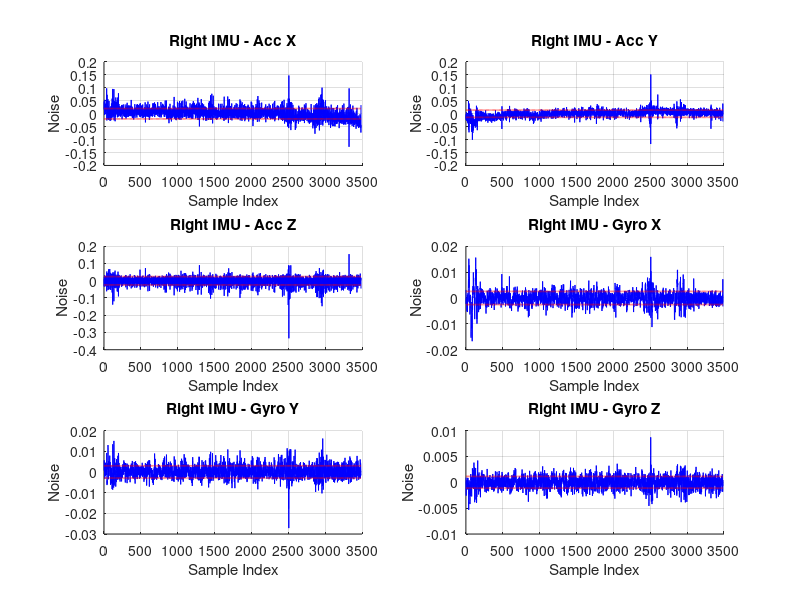
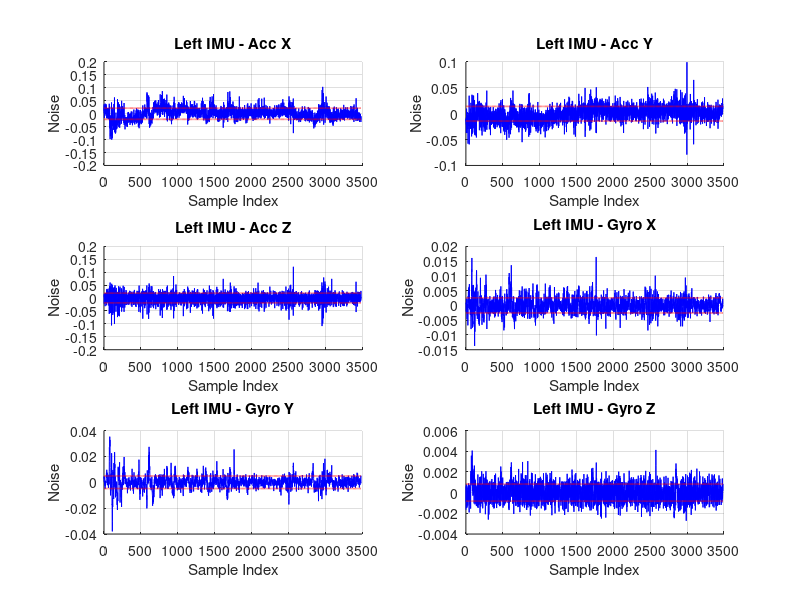

MATLAB code to generate these figures, in order: (Note: this script raises an error after producing the figures.)
% Prepare data
% IMU right and left,
load("ImuFootLeft.mat");

% These are ground truth of foot.
load("posFoot.mat");
load("posLeft.mat");

recordLen = 2 * 60 * 60;
static_begin = 1536; static_end = 5020;
moving_begin = 5028;
moving_end = moving_begin + recordLen;

% 1:6 -> acc, gyro
imuMeasDataRight = ImuFootLeft(:, 1:6);

% 7:12 -> acc, gyro
imuMeasDataLeft = ImuFootLeft(:, 7:12);

imuMeasDataRight_static = imuMeasDataRight(static_begin:static_end, :);
imuMeasDataLeft_static = imuMeasDataLeft(static_begin:static_end, :);

noise_right = imuMeasDataRight_static' - mean(imuMeasDataRight_static, 1)';
noise_left = imuMeasDataLeft_static' - mean(imuMeasDataLeft_static, 1)';

std_right = std(noise_right, 0, 2);
std_left = std(noise_left, 0, 2);
% Time axis (assuming sample index as x-axis)
t = 1:size(noise_right, 2);
% Labels
labels = {'Acc X', 'Acc Y', 'Acc Z', 'Gyro X', 'Gyro Y', 'Gyro Z'};
% Right IMU noise figure
figure(1);

for i = 1:6
    subplot(3, 2, i);
    hold on;
    plot(t, noise_right(i, :), 'b'); % Plot noise
    plot(t, std_right(i) * ones(size(t)), 'r--', 'LineWidth', 1.2); % +std
    plot(t, -std_right(i) * ones(size(t)), 'r--', 'LineWidth', 1.2); % -std
    title(['Right IMU - ', labels{i}]);
    xlabel('Sample Index');
    ylabel('Noise');
    grid on;
    hold off;
end

% Left IMU noise figure
figure(2);

for i = 1:6
    subplot(3, 2, i);
    hold on;
    plot(t, noise_left(i, :), 'b'); % Plot noise
    plot(t, std_left(i) * ones(size(t)), 'r--', 'LineWidth', 1.2); % +std
    plot(t, -std_left(i) * ones(size(t)), 'r--', 'LineWidth', 1.2); % -std
    title(['Left IMU - ', labels{i}]);
    xlabel('Sample Index');
    ylabel('Noise');
    grid on;
    hold off;
end

imuMeasDataRight_move = imuMeasDataRight(moving_begin:moving_end, :);
imuMeasDataLeft_move = imuMeasDataLeft(moving_begin:moving_end, :);

posRight_static = posFoot(static_begin:static_end, :);
posLeft_static = posLeft(static_begin:static_end, :);

posRight_gt_move = posFoot(moving_begin:moving_end, :);
posLeft_gt_move = posLeft(moving_begin:moving_end, :);

% create time array
time_index = 0:1:size(imuMeasDataRight_move, 1) - 1;

noise_std = 0.3; % Standard deviation of Gaussian noise in meters
bias_values = [-1.5, -1, -0.6, -0.3, 0, 0.3, 0.6, 1, 1.5]; % Possible bias values

posMeasRight = [];
posMeasLeft = [];
pos_index = [];

% Step 1: Add Gaussian noise to selected measurement epochs
for i = 2:length(time_index)

    if mod(time_index(i), 30) ~= 0 % Ensure measurements happen at fixed intervals
        continue;
    end

    % Add Gaussian noise
    noisyRight = posRight_gt_move(i, :) + noise_std * randn(1, size(posRight_gt_move, 2));
    noisyLeft = posLeft_gt_move(i, :) + noise_std * randn(1, size(posLeft_gt_move, 2));

    % Store the measurement index
    pos_index = [pos_index; i];

    % Append to measurement lists
    posMeasRight = [posMeasRight; noisyRight];
    posMeasLeft = [posMeasLeft; noisyLeft];
end

% Step 2: Introduce Outliers in 30% of Measurements
num_measurements = length(pos_index);
num_outliers = round(num_measurements * 0.55); % 55 % outliers
outlier_indices = randperm(num_measurements, num_outliers); % Randomly select indices

for j = outlier_indices
    bias_right = bias_values(randi(length(bias_values))) * (1 + rand()); % Random bias scaling
    bias_left = bias_values(randi(length(bias_values))) * (1 + rand());

    posMeasRight(j, :) = posMeasRight(j, :) + bias_right; % Apply outlier
    posMeasLeft(j, :) = posMeasLeft(j, :) + bias_left;
end

% take the average of stationary imu data to calculate initial gyro bias
initialGyroBiasXRight = mean(imuMeasDataRight_static(:, 4));
initialGyroBiasYRight = mean(imuMeasDataRight_static(:, 5));
initialGyroBiasZRight = mean(imuMeasDataRight_static(:, 6));
initialGyroBiasRight = [initialGyroBiasXRight;
                        initialGyroBiasYRight;
                        initialGyroBiasZRight];

initialGyroBiasXLeft = mean(imuMeasDataLeft_static(:, 4));
initialGyroBiasYLeft = mean(imuMeasDataLeft_static(:, 5));
initialGyroBiasZLeft = mean(imuMeasDataLeft_static(:, 6));
initialGyroBiasLeft = [initialGyroBiasXLeft;
                       initialGyroBiasYLeft;
                       initialGyroBiasZLeft];

initialAccBiasXLeft = mean(imuMeasDataLeft_static(:, 1));
initialAccBiasYLeft = mean(imuMeasDataLeft_static(:, 2));
initialAccBiasZLeft = mean(imuMeasDataLeft_static(:, 3));
initialAccBiasLeft = [initialAccBiasXLeft;
                      initialAccBiasYLeft;
                      initialAccBiasZLeft];

initialAccBiasXRight = mean(imuMeasDataRight_static(:, 1));
initialAccBiasYRight = mean(imuMeasDataRight_static(:, 2));
initialAccBiasZRight = mean(imuMeasDataRight_static(:, 3));
initialAccBiasRight = [initialAccBiasXRight;
                       initialAccBiasYRight;
                       initialAccBiasZRight];

% Test static:
gyroMeas = imuMeasDataRight_move(:, 4:6)' - initialGyroBiasRight;
accelMeas = imuMeasDataRight_move(:, 1:3)' - initialAccBiasRight;
gyroNorm = vecnorm(gyroMeas, 3, 1);
acceNorm = vecnorm(accelMeas, 3, 1);

[zeroVelStatusRight] = zuptDetector(imuMeasDataRight_move', ...
    zeros(size(initialGyroBiasRight)));
[zeroVelStatusLeft] = zuptDetector(imuMeasDataLeft_move', ...
    zeros(size(initialGyroBiasLeft)));

% make csv files.
% Create imuMeasRight.csv
imuRightTable = array2table([time_index', imuMeasDataRight_move, zeroVelStatusRight], ...
    'VariableNames', {'time_index', 'acc_x', 'acc_y', 'acc_z', 'gyro_x', 'gyro_y', 'gyro_z', 'is_zero_vel'});
writetable(imuRightTable, "../measData/imuMeasRight.csv");

% Create imuMeasLeft.csv
imuLeftTable = array2table([time_index', imuMeasDataLeft_move, zeroVelStatusLeft], ...
    'VariableNames', {'time_index', 'acc_x', 'acc_y', 'acc_z', 'gyro_x', 'gyro_y', 'gyro_z', 'is_zero_vel'});
writetable(imuLeftTable, "../measData/imuMeasLeft.csv");

% Create positionMeas.csv
posTable = array2table([pos_index, posMeasLeft, posMeasRight], ...
    'VariableNames', {'time_index', 'pos_left_x', 'pos_left_y', 'pos_left_z', 'pos_right_x', 'pos_right_y', 'pos_right_z'});
writetable(posTable, "../measData/positionMeas.csv");

posGtTable = array2table([time_index', posLeft_gt_move, posRight_gt_move], ...
    'VariableNames', {'time_index', 'pos_left_x', 'pos_left_y', 'pos_left_z', 'pos_right_x', 'pos_right_y', 'pos_right_z'});
writetable(posGtTable, "../measData/positionGt.csv");
